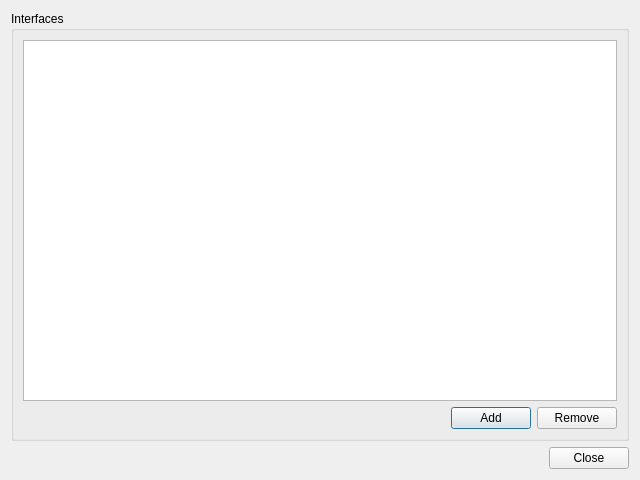
<?xml version="1.0" encoding="UTF-8"?>
<ui version="4.0">
 <class>NETVInterfaceManagerView</class>
 <widget class="QDialog" name="NETVInterfaceManagerView">
  <property name="geometry">
   <rect>
    <x>0</x>
    <y>0</y>
    <width>640</width>
    <height>480</height>
   </rect>
  </property>
  <property name="windowTitle">
   <string>NetworkViewer - Interface Manger</string>
  </property>
  <layout class="QVBoxLayout" name="verticalLayout_2">
   <item>
    <widget class="QGroupBox" name="groupBox">
     <property name="title">
      <string>Interfaces</string>
     </property>
     <layout class="QVBoxLayout" name="verticalLayout">
      <item>
       <widget class="QListWidget" name="m_listWidget"/>
      </item>
      <item>
       <layout class="QHBoxLayout" name="horizontalLayout">
        <item>
         <spacer name="horizontalSpacer">
          <property name="orientation">
           <enum>Qt::Horizontal</enum>
          </property>
          <property name="sizeHint" stdset="0">
           <size>
            <width>40</width>
            <height>20</height>
           </size>
          </property>
         </spacer>
        </item>
        <item>
         <widget class="QPushButton" name="m_addButton">
          <property name="text">
           <string>Add</string>
          </property>
         </widget>
        </item>
        <item>
         <widget class="QPushButton" name="m_removeButton">
          <property name="text">
           <string>Remove</string>
          </property>
         </widget>
        </item>
       </layout>
      </item>
     </layout>
    </widget>
   </item>
   <item>
    <widget class="QDialogButtonBox" name="buttonBox">
     <property name="orientation">
      <enum>Qt::Horizontal</enum>
     </property>
     <property name="standardButtons">
      <set>QDialogButtonBox::Close</set>
     </property>
    </widget>
   </item>
  </layout>
 </widget>
 <resources/>
 <connections>
  <connection>
   <sender>buttonBox</sender>
   <signal>accepted()</signal>
   <receiver>NETVInterfaceManagerView</receiver>
   <slot>accept()</slot>
   <hints>
    <hint type="sourcelabel">
     <x>248</x>
     <y>254</y>
    </hint>
    <hint type="destinationlabel">
     <x>157</x>
     <y>274</y>
    </hint>
   </hints>
  </connection>
  <connection>
   <sender>buttonBox</sender>
   <signal>rejected()</signal>
   <receiver>NETVInterfaceManagerView</receiver>
   <slot>reject()</slot>
   <hints>
    <hint type="sourcelabel">
     <x>316</x>
     <y>260</y>
    </hint>
    <hint type="destinationlabel">
     <x>286</x>
     <y>274</y>
    </hint>
   </hints>
  </connection>
 </connections>
</ui>
